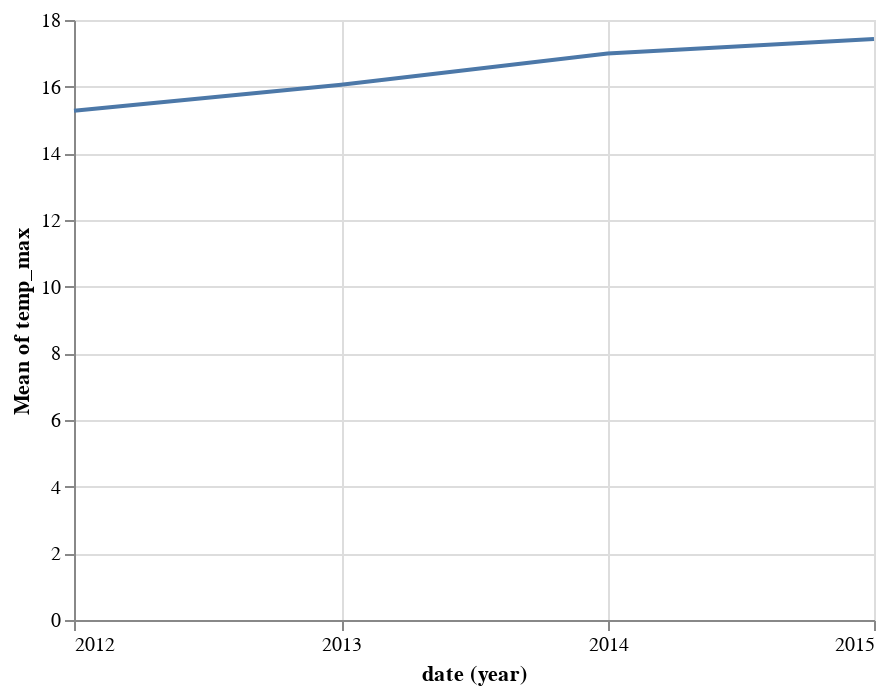

Here is the notebook cell this chart was saved with:
### Code cell
alt.Chart(df).mark_line().encode(
    x='year(date):T',
    y='mean(temp_max)',
)

### Figure 1 — Vega-Lite specification as saved in the notebook (floating-point values rounded to 4 significant figures; data arrays with more than 128 entries replaced by an {"elided": "..."} marker saying what was removed)
{"config": {"view": {"continuousWidth": 400, "continuousHeight": 300}}, "data": {"name": "data-830c39fec90146253fb06a06c26374ef"}, "mark": "line", "encoding": {"x": {"type": "temporal", "field": "date", "timeUnit": "year"}, "y": {"type": "quantitative", "aggregate": "mean", "field": "temp_max"}}, "$schema": "https://vega.github.io/schema/vega-lite/v4.0.2.json", "datasets": {"data-830c39fec90146253fb06a06c26374ef": {"elided": "1461 records"}}}
